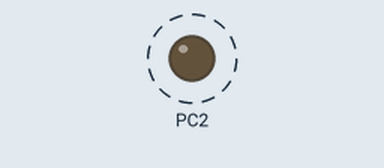
Simulated run of this program. Board: ATmega16, built with avr-gcc and emulated at 1 MHz. Shown: output pins drawn as LEDs (lit = HIGH). Dashed ring = blinking.

Above: at 0.05 s.
Timing chart, 0 to 3.0 s (numbered marks = the images above):
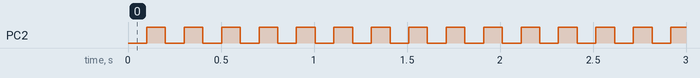

The program:

main.c
```c
#define F_CPU 1000000ul

#include <avr/io.h>
#include <util/delay.h>

void sleep(uint8_t millisec) {
	while(millisec)	{
		_delay_ms(1);/* 1 ms delay */
		millisec--;
	}
}

void main() {
	//Data Direction Register For PORT C
	DDRC |= 1 << PC2; /* PC2 will now be the output pin */
	while (1){
		PORTC &= ~ (1 << PC2);/* PC2 LOW */
		sleep(100);/* 100 ms delay */

		PORTC |= (1 << PC2); /* PC2 HIGH */
		sleep(100);/* 100 ms delay */
	}
}
```

Measured:
- by itself, PC2: alternates HIGH for 0.10 s and LOW for 0.10 s
